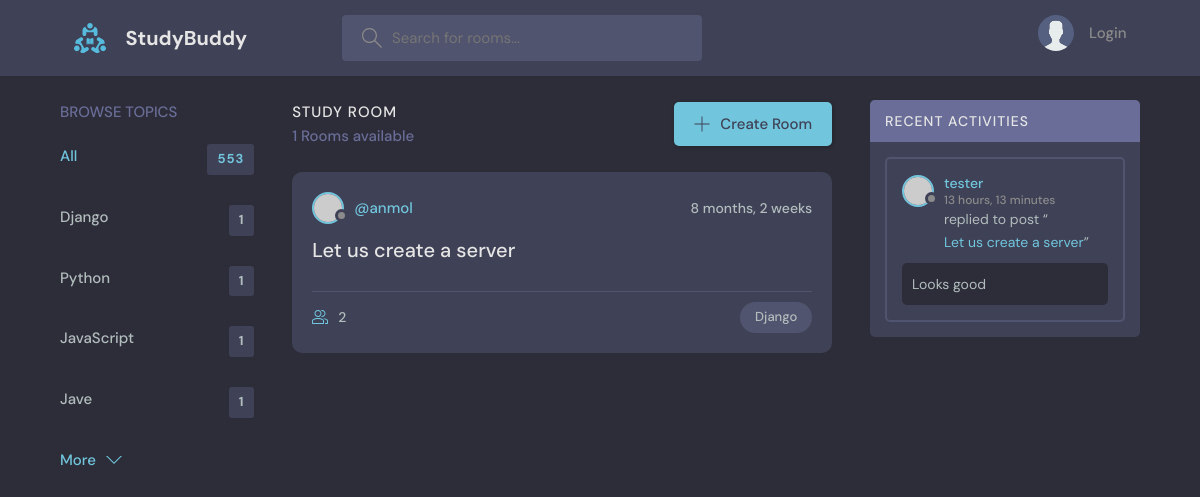
Screenshot of /?q=Django with the database file from the repository.
### base/models.py (models this page shows, shortened)
class Topic(models.Model):
    name = models.CharField(max_length=200)

class Room(models.Model):
    host = models.ForeignKey(User, on_delete=models.SET_NULL, null=True)
    topic = models.ForeignKey(Topic, on_delete=models.SET_NULL, null=True)
    name = models.CharField(max_length=100)
    description = models.TextField(null=True, blank=True)
    participants = models.ManyToManyField(User, related_name='participants', blank=True)
    updated = models.DateTimeField(auto_now=True)
    created = models.DateTimeField(auto_now_add=True)
    class Meta:
        ordering = ['-updated', '-created']

class Message(models.Model):
    user = models.ForeignKey(User, on_delete=models.CASCADE)
    room = models.ForeignKey(Room, on_delete=models.CASCADE)
    body = models.TextField()
    updated = models.DateTimeField(auto_now=True)
    created = models.DateTimeField(auto_now_add=True)
    class Meta:
        ordering = ['-updated', '-created']
    def __str__(self):
        return self.body[0:50]

### base/views.py (the view)
# urls.py: path("", views.home, name='home'),
def home(request):
    q = request.GET.get('q') if request.GET.get('q') != None else ''
    rooms = Room.objects.filter(Q(topic__name__icontains=q) |
                                Q(name__icontains=q) |
                                Q(description__icontains=q)
                                )
    topics = Topic.objects.all()[0:5]
    room_messages = Message.objects.filter(Q(room__topic__name__icontains=q))
    context = {'rooms': rooms, 'topics': topics, 'room_count': rooms.count(), 'room_messages': room_messages}
    return render(request, 'home.html', context)

### templates/home.html (shortened to what this page needs)
{% extends 'main.html' %}
{% block content %}
<main class="layout layout--3">
  <div class="container">
    {% include 'topic_component.html' %}
    <div class="roomList">
      <div class="roomList__header">
        <div>
          <h2>Study Room</h2>
          <p>{{room_count}} Rooms available</p>
        </div>
        <a class="btn btn--main" href="{% url 'create-room' %}">
          <svg version="1.1" xmlns="http://www.w3.org/2000/svg" width="32" height="32" viewBox="0 0 32 32">
            <title>add</title>
            <path
              d="M16.943 0.943h-1.885v14.115h-14.115v1.885h14.115v14.115h1.885v-14.115h14.115v-1.885h-14.115v-14.115z">
            </path>
          </svg>
          Create Room
        </a>
      </div>
      {% include 'feed_component.html' %}
    </div>
    {% include 'activity_component.html' %}
  </div>
</main>
{% endblock content %}

### templates/topic_component.html
<div class="topics">
    <div class="topics__header">
        <h2>Browse Topics</h2>
    </div>
    <ul class="topics__list">
        <li>
            <a href="{% url 'home' %}" class="active">All <span>553</span></a>
        </li>
        {% for topic in topics %}
        <li>
            <a href="{% url 'home' %}?q={{topic.name}}">{{topic.name}} <span>{{topic.room_set.all.count}}</span></a>
        </li>
        {% endfor %}
    </ul>
    <a class="btn btn--link" href="{% url 'topics' %}">
        More
        <svg version="1.1" xmlns="http://www.w3.org/2000/svg" width="32" height="32" viewBox="0 0 32 32">
            <title>chevron-down</title>
            <path d="M16 21l-13-13h-3l16 16 16-16h-3l-13 13z"></path>
        </svg>
    </a>
</div>

### templates/feed_component.html (shortened to what this page needs)
{% for room in rooms %}
<div class="roomListRoom">
    <div class="roomListRoom__header">
      <a href="{% url 'user-profile' room.host.id %}" class="roomListRoom__author">
        <div class="avatar avatar--small">
          <img src="https://randomuser.me/api/portraits/women/11.jpg" />
        </div>
        <span>@{{room.host.username}}</span>
      </a>
      <div class="roomListRoom__actions">
        <span>{{room.created|timesince}}</span>
      </div>
    </div>
    <div class="roomListRoom__content">
      <a href="{% url 'room' room.id %}">{{room.name}}</a>
    </div>
    <div class="roomListRoom__meta">
      <a href="{% url 'room' room.id %}" class="roomListRoom__joined">
        {{room.participants.count}}
      </a>
      <p class="roomListRoom__topic">{{room.topic.name}}</p>
    </div>
  </div>
{% endfor %}

### templates/activity_component.html (shortened to what this page needs)
<div class="activities">
    <div class="activities__header">
      <h2>Recent Activities</h2>
    </div>
    {% for message in room_messages %}
    <div class="activities__box">
      <div class="activities__boxHeader roomListRoom__header">
        <a href="{% url 'user-profile' message.user.id %}" class="roomListRoom__author">
          <div class="avatar avatar--small">
            <img src="https://randomuser.me/api/portraits/women/11.jpg" />
          </div>
          <p>
            {{message.user}}
            <span>{{message.created|timesince}}</span>
          </p>
        </a>
      </div>
      <div class="activities__boxContent">
        <p>replied to post “<a href="{% url 'room' message.room.id %}">{{message.room.name}}</a>”</p>
        <div class="activities__boxRoomContent">
            {{message}}
        </div>
      </div>
    </div>
    {% endfor %}
  </div>

### rows the page displays
Topic: name "Django", room_set.all.count "1"
Topic: name "Python", room_set.all.count "1"
Topic: name "JavaScript", room_set.all.count "1"
Topic: name "Jave", room_set.all.count "1"
Room: host.username "anmol", created "8 months, 2 weeks", name "Let us create a server", participants.count "2", topic.name "Django"
Message: user "tester", created "13 hours, 13 minutes", room.name "Let us create a server", body "Looks good"

### other values shown
{{ room_count }} "1"
